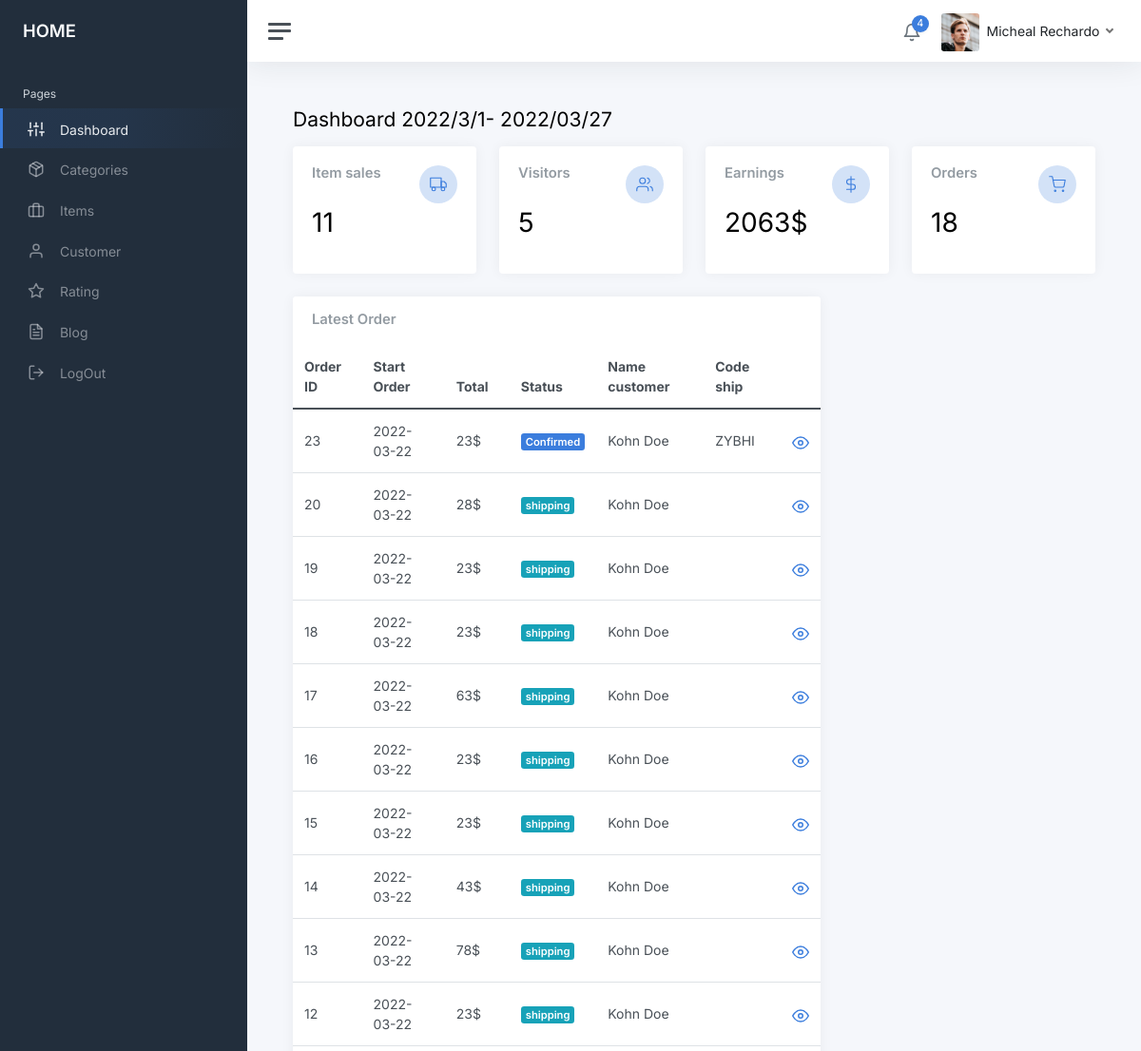
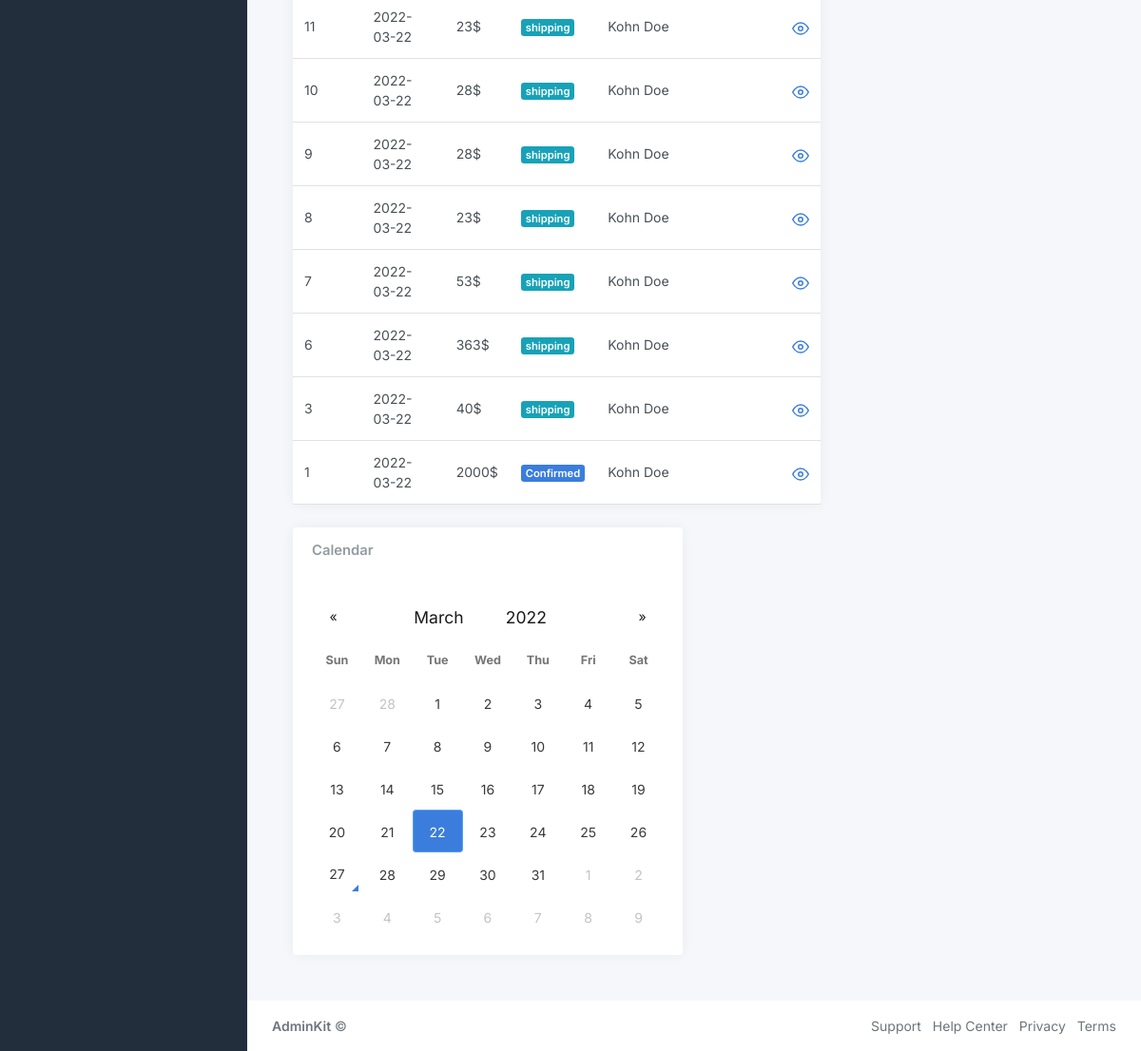
The page /admin/home.php (signed in) on the database its author committed (2 pictures, top to bottom).
### tables this page shows
CREATE TABLE `orders` (
  `id` int(11) NOT NULL,
  `user_id` int(11) NOT NULL,
  `status` enum('confirmed','cancelled','completed','shipping') DEFAULT NULL,
  `voucher` int(11) DEFAULT NULL,
  `total` int(11) NOT NULL,
  `ghn_id` varchar(50) DEFAULT NULL
);

CREATE TABLE `users` (
  `id` int(11) NOT NULL,
  `name` varchar(255) NOT NULL,
  `dateOfBirth` datetime NOT NULL,
  `email` varchar(255) NOT NULL,
  `role` enum('client','admin') NOT NULL DEFAULT 'client',
  `password` varchar(255) NOT NULL,
  `image` varchar(255) DEFAULT NULL,
  `status` tinyint(1) DEFAULT 1,
  `address` varchar(255) NOT NULL,
  `phone_no` varchar(255) NOT NULL,
  `createdAt` date NOT NULL DEFAULT current_timestamp()
);

### admin/dashboard.php (the view)
<main class="content">
				<div class="container-fluid p-0">
					<h1 class="h3 mb-3">Dashboard 2022/3/1- <?php
						echo date("Y/m/d") . "<br>";
						?></h1>
					<div class="row">
						<div class="col-xl-12 col-xxl-12 d-flex">
							<div class="w-100">
								<div class="row">
									<div class="col-sm-3">
										<div class="card">
											<div class="card-body">
												<div class="row">
													<div class="col mt-0">
														<h5 class="card-title">Item sales</h5>
													</div>
													<div class="col-auto">
														<div class="stat text-primary">
															<i class="align-middle" data-feather="truck"></i>
														</div>
													</div>
												</div>
												<h1 class="mt-1 mb-3"><?php
													$quan=mysqli_query($con,"SELECT SUM(ords.quantity) as total from orders as ord,order_details as ords where ord.id=ords.order_id and ord.status in ('confirmed','completed','shipping')");
													$quans=mysqli_fetch_array($quan);
													echo $quans['total'];
													?></h1>
											</div>
										</div>
									</div>
									<div class="col-sm-3">
										<div class="card">
											<div class="card-body">
												<div class="row">
													<div class="col mt-0">
														<h5 class="card-title">Visitors</h5>
													</div>
													<div class="col-auto">
														<div class="stat text-primary">
															<i class="align-middle" data-feather="users"></i>
														</div>
													</div>
												</div>
												<h1 class="mt-1 mb-3"><?php
													$us=mysqli_query($con,"SELECT Count(*) as total from users where role='client' ");
													$rus=mysqli_fetch_array($us);
													echo $rus['total'];
													?></h1>
											</div>
										</div>
									</div>
									<div class="col-sm-3">
										<div class="card">
												<div class="card-body">
													<div class="row">
														<div class="col mt-0">
															<h5 class="card-title">Earnings</h5>
														</div>
														<div class="col-auto">
															<div class="stat text-primary">
																<i class="align-middle" data-feather="dollar-sign"></i>
															</div>
														</div>
													</div>
												<h1 class="mt-1 mb-3"><?php
													$sum=mysqli_query($con,"SELECT SUM(total) as value from orders  where status in ('confirmed','completed','shipping')");
													$rs=mysqli_fetch_array($sum);
													echo $rs['value'];
													?>$</h1>
												</div>
										</div>
										</div>
									<div class="col-sm-3">
										<div class="card">
											<div class="card-body">
												<div class="row">
													<div class="col mt-0">
														<h5 class="card-title">Orders</h5>
													</div>
													<div class="col-auto">
														<div class="stat text-primary">
															<i class="align-middle" data-feather="shopping-cart"></i>
														</div>
													</div>
												</div>
												<h1 class="mt-1 mb-3"><?php
													$ord=mysqli_query($con,"SELECT Count(*) as total from orders ");
													$rs=mysqli_fetch_array($ord);
													echo $rs['total'];
													?></h1>
											</div>
										</div>
									</div>
								</div>
							</div>
						</div>
					</div>
					<div class="row">
						<div class="col-12 col-md-6 col-xxl-3 d-flex order-1 order-xxl-1">
							<div class="card flex-fill">
								<div class="card-header">
									<h5 class="card-title mb-0">Calendar</h5>
								</div>
								<div class="card-body d-flex">
									<div class="align-self-center w-100">
										<div class="chart">
											<div id="datetimepicker-dashboard"></div>
										</div>
									</div>
								</div>
							</div>
						</div>
						<div class="col-12 col-lg-8 col-xxl-9 d-flex">
							<div class="card flex-fill">
								<div class="card-header">
									<h5 class="card-title mb-0">Latest Order</h5>
								</div>
								<table class="table table-hover my-0">
									<thead>
										<tr>
											<th>Order ID</th>
											<th class="d-none d-xl-table-cell">Start Order</th>
											<th class="d-none d-xl-table-cell">Total</th>
											<th>Status</th>
											<th class="d-none d-md-table-cell">Name customer</th>
											<th class="d-none d-md-table-cell">Code ship</th>
										</tr>
									</thead>
									<tbody>
									<?php
										$orders=mysqli_query($con,"SELECT * from users as u,orders as o where u.id=o.user_id order by o.id desc  ");
										while($order=mysqli_fetch_array($orders)){
									?>
										<tr>
											<td><?php echo $order['id'] ?></td>
											<td class="d-none d-xl-table-cell"><?php echo $order['createdAt'] ?></td>
											<td class="d-none d-xl-table-cell"><?php echo $order['total'] ?>$</td>
											<?php
												if ($order['status']=='confirmed')
												{
											?>
											<td><span class="badge bg-primary">Confirmed</span></td>
											<?php
												}elseif($order['status']=='cancelled')
												{
											?>
											<td><span class="badge bg-danger">Cancelled</span></td>
											<?php
												}elseif($order['status']=='completed')
												{
											?>
											<td><span class="badge bg-success">Completed</span></td>
											<?php
												}else
												{
											?>
											<td><span class="badge bg-info">shipping</span></td>
											<?php
												}
											?>
											<td class="d-none d-md-table-cell"><?php echo $order['name']?></td>
											<td class="d-none d-md-table-cell"><?php echo $order['ghn_id']?></td>
											<td><a href="?quanly=orderdetail&od=<?php echo $order['id']?>" class="align-middle"> <i class="align-middle" data-feather="eye"></i></a></td>
										</tr>
										<?php
										}
										?>
									</tbody>
								</table>
							</div>
						</div>
					</div>
				</div>
			</main>

### rows shown on the page
orders: id "23", user.createdAt "2022-03-22", total "23", status "Confirmed", user.name "Kohn Doe", ghn "ZYBHI"
orders: id "20", user.createdAt "2022-03-22", total "28", shows "shipping", user.name "Kohn Doe"
orders: id "19", user.createdAt "2022-03-22", total "23", shows "shipping", user.name "Kohn Doe"
orders: id "18", user.createdAt "2022-03-22", total "23", shows "shipping", user.name "Kohn Doe"
orders: id "17", user.createdAt "2022-03-22", total "63", shows "shipping", user.name "Kohn Doe"
orders: id "16", user.createdAt "2022-03-22", total "23", shows "shipping", user.name "Kohn Doe"
orders: id "15", user.createdAt "2022-03-22", total "23", shows "shipping", user.name "Kohn Doe"
orders: id "14", user.createdAt "2022-03-22", total "43", shows "shipping", user.name "Kohn Doe"
orders: id "13", user.createdAt "2022-03-22", total "78", shows "shipping", user.name "Kohn Doe"
orders: id "12", user.createdAt "2022-03-22", total "23", shows "shipping", user.name "Kohn Doe"
orders: id "11", user.createdAt "2022-03-22", total "23", shows "shipping", user.name "Kohn Doe"
orders: id "10", user.createdAt "2022-03-22", total "28", shows "shipping", user.name "Kohn Doe"
orders: id "9", user.createdAt "2022-03-22", total "28", shows "shipping", user.name "Kohn Doe"
orders: id "8", user.createdAt "2022-03-22", total "23", shows "shipping", user.name "Kohn Doe"
orders: id "7", user.createdAt "2022-03-22", total "53", shows "shipping", user.name "Kohn Doe"
orders: id "6", user.createdAt "2022-03-22", total "363", shows "shipping", user.name "Kohn Doe"
orders: id "3", user.createdAt "2022-03-22", total "40", status "shipping", user.name "Kohn Doe"
orders: id "1", user.createdAt "2022-03-22", total "2000", status "Confirmed", user.name "Kohn Doe"

### other values the page prints
$_SESSION["dangnhap"] "Micheal Rechardo"
$quans['total'] "11"
$rus['total'] "5"
$rs['value'] "2063"
$rs['total'] "18"
